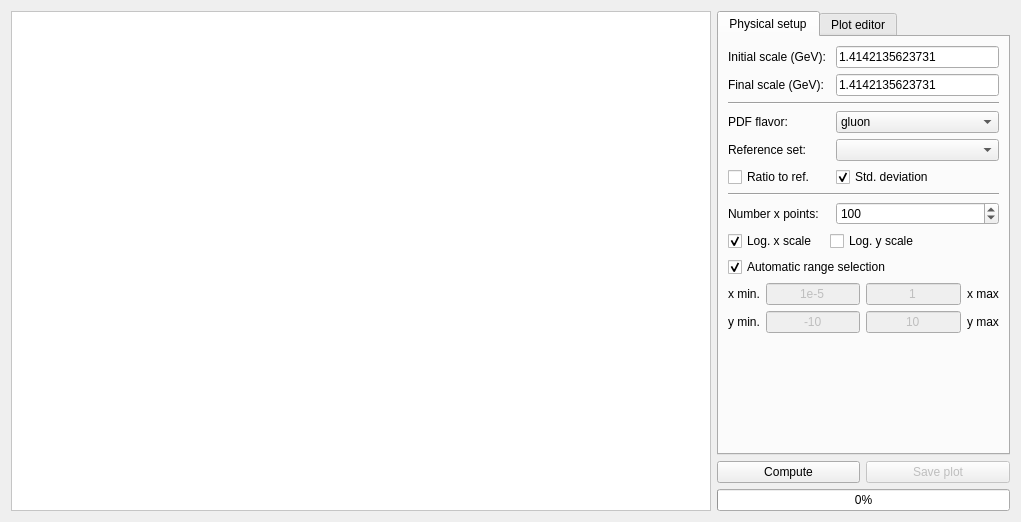
<?xml version="1.0" encoding="UTF-8"?>
<ui version="4.0">
 <class>PlotComparison</class>
 <widget class="QWidget" name="PlotComparison">
  <property name="geometry">
   <rect>
    <x>0</x>
    <y>0</y>
    <width>1021</width>
    <height>518</height>
   </rect>
  </property>
  <property name="windowTitle">
   <string>PDF Comparison</string>
  </property>
  <property name="windowIcon">
   <iconset resource="../resources/resource.qrc">
    <normaloff>:/icons/logo.png</normaloff>:/icons/logo.png</iconset>
  </property>
  <layout class="QGridLayout" name="gridLayout">
   <item row="0" column="0" rowspan="3">
    <widget class="QGraphicsView" name="graphicsView">
     <property name="minimumSize">
      <size>
       <width>700</width>
       <height>500</height>
      </size>
     </property>
     <property name="styleSheet">
      <string notr="true">background-image: url(:/images/splash.png);
background-repeat: no;
background-position: center;
background-color: rgb(255, 255, 255);</string>
     </property>
    </widget>
   </item>
   <item row="0" column="1" colspan="2">
    <widget class="QTabWidget" name="tabWidget">
     <property name="currentIndex">
      <number>0</number>
     </property>
     <widget class="QWidget" name="tab">
      <attribute name="title">
       <string>Physical setup</string>
      </attribute>
      <layout class="QGridLayout" name="gridLayout_3">
       <item row="0" column="0" colspan="2">
        <widget class="QLabel" name="label">
         <property name="text">
          <string>Initial scale (GeV):</string>
         </property>
        </widget>
       </item>
       <item row="0" column="2">
        <widget class="QLineEdit" name="Qi">
         <property name="text">
          <string>1.4142135623731</string>
         </property>
        </widget>
       </item>
       <item row="1" column="0">
        <widget class="QLabel" name="label_2">
         <property name="text">
          <string>Final scale (GeV):</string>
         </property>
        </widget>
       </item>
       <item row="1" column="2">
        <widget class="QLineEdit" name="Qf">
         <property name="text">
          <string>1.4142135623731</string>
         </property>
        </widget>
       </item>
       <item row="2" column="0" colspan="3">
        <widget class="Line" name="line">
         <property name="orientation">
          <enum>Qt::Horizontal</enum>
         </property>
        </widget>
       </item>
       <item row="3" column="0">
        <widget class="QLabel" name="label_3">
         <property name="text">
          <string>PDF flavor:</string>
         </property>
        </widget>
       </item>
       <item row="3" column="2">
        <widget class="QComboBox" name="PDFflavor">
         <property name="currentIndex">
          <number>6</number>
         </property>
         <item>
          <property name="text">
           <string>tbar</string>
          </property>
         </item>
         <item>
          <property name="text">
           <string>bbar</string>
          </property>
         </item>
         <item>
          <property name="text">
           <string>cbar</string>
          </property>
         </item>
         <item>
          <property name="text">
           <string>sbar</string>
          </property>
         </item>
         <item>
          <property name="text">
           <string>ubar</string>
          </property>
         </item>
         <item>
          <property name="text">
           <string>dbar</string>
          </property>
         </item>
         <item>
          <property name="text">
           <string>gluon</string>
          </property>
         </item>
         <item>
          <property name="text">
           <string>d</string>
          </property>
         </item>
         <item>
          <property name="text">
           <string>u</string>
          </property>
         </item>
         <item>
          <property name="text">
           <string>s</string>
          </property>
         </item>
         <item>
          <property name="text">
           <string>c</string>
          </property>
         </item>
         <item>
          <property name="text">
           <string>b</string>
          </property>
         </item>
         <item>
          <property name="text">
           <string>t</string>
          </property>
         </item>
         <item>
          <property name="text">
           <string>photon</string>
          </property>
         </item>
        </widget>
       </item>
       <item row="7" column="0" colspan="3">
        <widget class="Line" name="line_2">
         <property name="orientation">
          <enum>Qt::Horizontal</enum>
         </property>
        </widget>
       </item>
       <item row="8" column="0" colspan="2">
        <widget class="QLabel" name="label_9">
         <property name="text">
          <string>Number x points:</string>
         </property>
        </widget>
       </item>
       <item row="8" column="2">
        <widget class="QSpinBox" name="xpoints">
         <property name="minimum">
          <number>10</number>
         </property>
         <property name="maximum">
          <number>1000000000</number>
         </property>
         <property name="value">
          <number>100</number>
         </property>
        </widget>
       </item>
       <item row="10" column="0" colspan="3">
        <widget class="QCheckBox" name="automaticrange">
         <property name="layoutDirection">
          <enum>Qt::LeftToRight</enum>
         </property>
         <property name="text">
          <string>Automatic range selection</string>
         </property>
         <property name="checked">
          <bool>true</bool>
         </property>
        </widget>
       </item>
       <item row="11" column="0" colspan="3">
        <layout class="QGridLayout" name="gridLayout_2">
         <item row="0" column="0">
          <widget class="QLabel" name="label_5">
           <property name="text">
            <string>x min.</string>
           </property>
          </widget>
         </item>
         <item row="0" column="1">
          <widget class="QLineEdit" name="xmin">
           <property name="enabled">
            <bool>false</bool>
           </property>
           <property name="text">
            <string>1e-5</string>
           </property>
           <property name="alignment">
            <set>Qt::AlignCenter</set>
           </property>
          </widget>
         </item>
         <item row="0" column="2">
          <widget class="QLineEdit" name="xmax">
           <property name="enabled">
            <bool>false</bool>
           </property>
           <property name="text">
            <string>1</string>
           </property>
           <property name="alignment">
            <set>Qt::AlignCenter</set>
           </property>
          </widget>
         </item>
         <item row="0" column="3">
          <widget class="QLabel" name="label_6">
           <property name="text">
            <string>x max</string>
           </property>
          </widget>
         </item>
         <item row="1" column="0">
          <widget class="QLabel" name="label_8">
           <property name="text">
            <string>y min.</string>
           </property>
          </widget>
         </item>
         <item row="1" column="1">
          <widget class="QLineEdit" name="ymin">
           <property name="enabled">
            <bool>false</bool>
           </property>
           <property name="text">
            <string>-10</string>
           </property>
           <property name="alignment">
            <set>Qt::AlignCenter</set>
           </property>
          </widget>
         </item>
         <item row="1" column="2">
          <widget class="QLineEdit" name="ymax">
           <property name="enabled">
            <bool>false</bool>
           </property>
           <property name="text">
            <string>10</string>
           </property>
           <property name="alignment">
            <set>Qt::AlignCenter</set>
           </property>
          </widget>
         </item>
         <item row="1" column="3">
          <widget class="QLabel" name="label_7">
           <property name="text">
            <string>y max</string>
           </property>
          </widget>
         </item>
        </layout>
       </item>
       <item row="4" column="0">
        <widget class="QLabel" name="label_4">
         <property name="text">
          <string>Reference set:</string>
         </property>
        </widget>
       </item>
       <item row="6" column="2">
        <widget class="QCheckBox" name="stddev">
         <property name="text">
          <string>Std. deviation</string>
         </property>
         <property name="checked">
          <bool>true</bool>
         </property>
        </widget>
       </item>
       <item row="4" column="2">
        <widget class="QComboBox" name="referenceSet"/>
       </item>
       <item row="12" column="0">
        <spacer name="verticalSpacer_2">
         <property name="orientation">
          <enum>Qt::Vertical</enum>
         </property>
         <property name="sizeHint" stdset="0">
          <size>
           <width>20</width>
           <height>40</height>
          </size>
         </property>
        </spacer>
       </item>
       <item row="6" column="0">
        <widget class="QCheckBox" name="ratio">
         <property name="text">
          <string>Ratio to ref.</string>
         </property>
        </widget>
       </item>
       <item row="9" column="0">
        <widget class="QCheckBox" name="logx">
         <property name="layoutDirection">
          <enum>Qt::LeftToRight</enum>
         </property>
         <property name="text">
          <string>Log. x scale</string>
         </property>
         <property name="checked">
          <bool>true</bool>
         </property>
        </widget>
       </item>
       <item row="9" column="1" colspan="2">
        <widget class="QCheckBox" name="logy">
         <property name="layoutDirection">
          <enum>Qt::LeftToRight</enum>
         </property>
         <property name="text">
          <string>Log. y scale</string>
         </property>
        </widget>
       </item>
      </layout>
     </widget>
     <widget class="QWidget" name="tab_2">
      <attribute name="title">
       <string>Plot editor</string>
      </attribute>
      <layout class="QGridLayout" name="gridLayout_4">
       <item row="3" column="0" colspan="2">
        <widget class="QLineEdit" name="xtitle"/>
       </item>
       <item row="0" column="0">
        <widget class="QLabel" name="label_10">
         <property name="text">
          <string>Plot Title:</string>
         </property>
        </widget>
       </item>
       <item row="2" column="0">
        <widget class="QLabel" name="label_11">
         <property name="text">
          <string>X axis label:</string>
         </property>
        </widget>
       </item>
       <item row="4" column="0">
        <widget class="QLabel" name="label_12">
         <property name="text">
          <string>Y axis label:</string>
         </property>
        </widget>
       </item>
       <item row="6" column="0" colspan="2">
        <widget class="Line" name="line_3">
         <property name="orientation">
          <enum>Qt::Horizontal</enum>
         </property>
        </widget>
       </item>
       <item row="1" column="0" colspan="2">
        <widget class="QLineEdit" name="title"/>
       </item>
       <item row="7" column="1">
        <spacer name="verticalSpacer">
         <property name="orientation">
          <enum>Qt::Vertical</enum>
         </property>
         <property name="sizeHint" stdset="0">
          <size>
           <width>20</width>
           <height>59</height>
          </size>
         </property>
        </spacer>
       </item>
       <item row="5" column="0" colspan="2">
        <widget class="QLineEdit" name="ytitle"/>
       </item>
      </layout>
     </widget>
    </widget>
   </item>
   <item row="1" column="1">
    <widget class="QPushButton" name="playButton">
     <property name="styleSheet">
      <string notr="true"/>
     </property>
     <property name="text">
      <string>Compute</string>
     </property>
     <property name="icon">
      <iconset resource="../resources/resource.qrc">
       <normaloff>:/images/StepForwardNormalBlue.png</normaloff>:/images/StepForwardNormalBlue.png</iconset>
     </property>
     <property name="iconSize">
      <size>
       <width>32</width>
       <height>32</height>
      </size>
     </property>
    </widget>
   </item>
   <item row="1" column="2">
    <widget class="QPushButton" name="saveButton">
     <property name="enabled">
      <bool>false</bool>
     </property>
     <property name="styleSheet">
      <string notr="true"/>
     </property>
     <property name="text">
      <string>Save plot</string>
     </property>
     <property name="icon">
      <iconset resource="../resources/resource.qrc">
       <normaloff>:/images/save-32x32.png</normaloff>:/images/save-32x32.png</iconset>
     </property>
     <property name="iconSize">
      <size>
       <width>32</width>
       <height>32</height>
      </size>
     </property>
    </widget>
   </item>
   <item row="2" column="1" colspan="2">
    <widget class="QProgressBar" name="progressBar">
     <property name="value">
      <number>0</number>
     </property>
     <property name="textVisible">
      <bool>true</bool>
     </property>
     <property name="orientation">
      <enum>Qt::Horizontal</enum>
     </property>
     <property name="invertedAppearance">
      <bool>false</bool>
     </property>
    </widget>
   </item>
  </layout>
 </widget>
 <resources>
  <include location="../resources/resource.qrc"/>
 </resources>
 <connections/>
</ui>
